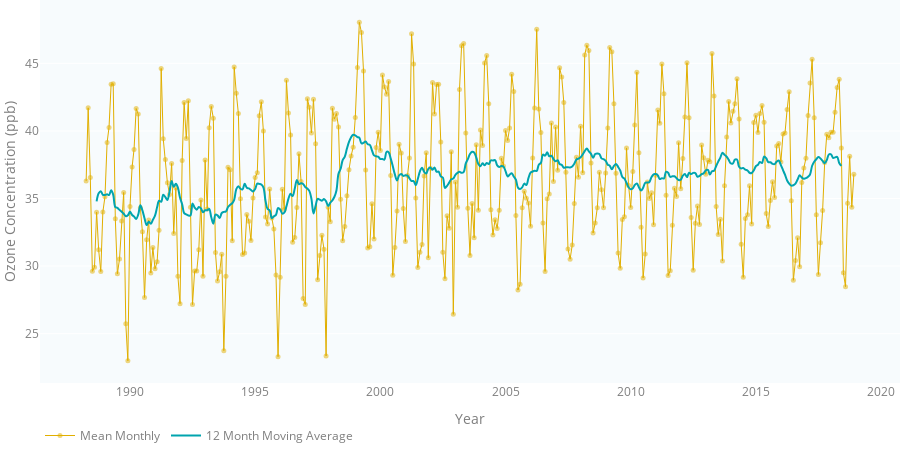

The notebook cell saved with this chart:
### Code cell
data_path = DATA_PATH+'Atmospheric_Domain/2.13Ozone/Figure2.25/'
data_csv = data_path + 'Figure2.25_data.csv'
df = pd.read_csv(data_csv, index_col=0)
mean_monthly_trace = go.Scatter(x=df['datetime'],
                            y=df['mean__monthly__ground_level_ozone_concentration'],
                         name='Mean Monthly',
                         mode='markers+lines',
                         marker=dict(color=TIMESERIES_COLOR_2,
                                     size=5,
                                     opacity=0.5),
                         line=dict(color=TIMESERIES_COLOR_2,
                                      width=1),
                         hovertemplate='%{x|%b %Y}<br>' +
                         '<b>Mean Monthly</b><br>' +
                         'Concentration: %{y:.2f} ppb</sup><br>' +
                         '<extra></extra>'
                         )
moving_avg_trace = go.Scatter(x=df['datetime'],
                            y=df['moving_average__12month__ground_level__ozone_concentration'],
                            name='12 Month Moving Average',
                            mode='lines',  # 'line' is default
                            line_shape='spline',
                            line=dict(color=TIMESERIES_COLOR_1,
                                      width=2),
                            hovertemplate='%{x|%b %Y}<br>' +
                                 '<b>12 Month Moving Average</b><br>' +
                                 'Concentration: %{y:.2f} ppb</sup><br>' +
                                 '<extra></extra>'
                            )
figure_2_25 = go.Figure(data=[mean_monthly_trace, moving_avg_trace], layout=TIMESERIES_LAYOUT)
figure_2_25.update_layout(
    yaxis=dict(title='Ozone, O<sub>3</sub> (ppb) Concentration (ppb)'),
    xaxis=dict(title="Year"))
figure_2_25

### Figure 1 — Plotly figure (JSON) as saved in the notebook; plotly's stock layout.template omitted (floating-point values rounded to 4 significant figures; data arrays with more than 128 entries replaced by an {"elided": "..."} marker saying what was removed)
{"data": [{"hovertemplate": "%{x|%b %Y}<br><b>Mean Monthly</b><br>Concentration: %{y:.2f} ppb</sup><br><extra></extra>", "line": {"color": "#E1AF00", "width": 1}, "marker": {"color": "#E1AF00", "opacity": 0.5, "size": 5}, "mode": "markers+lines", "name": "Mean Monthly", "type": "scatter", "x": {"elided": "369 str values"}, "y": {"elided": "369 float values"}}, {"hovertemplate": "%{x|%b %Y}<br><b>12 Month Moving Average</b><br>Concentration: %{y:.2f} ppb</sup><br><extra></extra>", "line": {"color": "#00a4ae", "shape": "spline", "width": 2}, "mode": "lines", "name": "12 Month Moving Average", "type": "scatter", "x": {"elided": "369 str values"}, "y": {"elided": "369 float values"}}], "layout": {"font": {"color": "#7f7f7f"}, "height": 450, "hovermode": "closest", "legend": {"bgcolor": "rgba(0,0,0,0)", "itemclick": false, "itemdoubleclick": false, "orientation": "h"}, "margin": {"b": 0, "l": 0, "r": 0, "t": 0}, "paper_bgcolor": "rgba(0,0,0,0)", "plot_bgcolor": "#f7fbfd", "xaxis": {"fixedrange": true, "showgrid": false, "title": {"text": "Year"}}, "yaxis": {"fixedrange": true, "title": {"text": "Ozone Concentration (ppb)"}}}}
